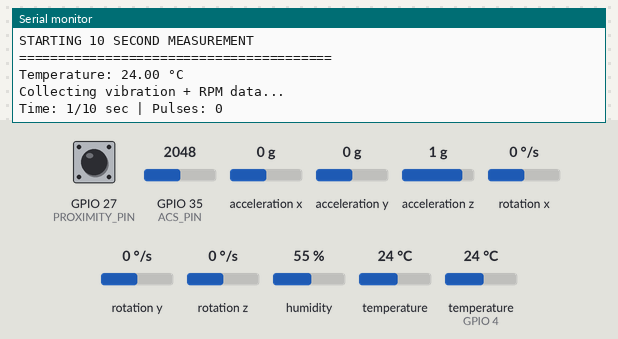
Bench run of a sketch on a simulated ESP32. Shown: the last lines printed to the serial monitor. The inputs (shaded band) are chosen by the test bench; at power-on: acceleration x 0 g, GPIO 27 (PROXIMITY_PIN) HIGH, GPIO 35 (ACS_PIN) = 2048, acceleration y 0 g, acceleration z 1 g, rotation x 0 °/s, rotation y 0 °/s, rotation z 0 °/s, humidity 55 %, temperature 24 °C, temperature (sensor on GPIO 4) 24 °C (analog values on the 0–4095 scale). WiFi joins after 1.5 s; servers stay silent unless stated.

Above: at 3.7 s.
3.8 s: acceleration x set to -1.4 g
At 13.8 s:
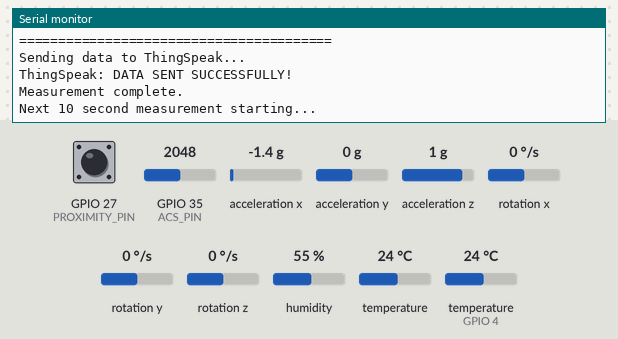
15.6 s: GPIO 27 (PROXIMITY_PIN) pulled LOW for 0.15 s
At 16.8 s:
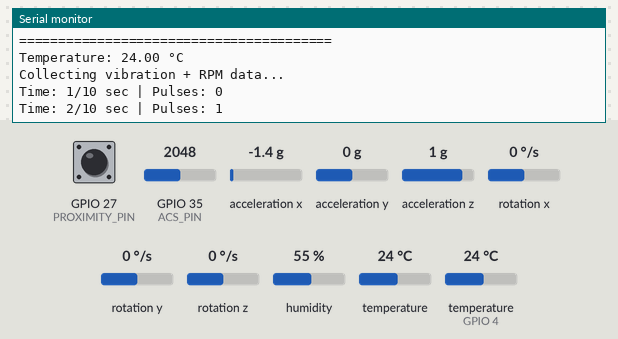
18.7 s: GPIO 27 (PROXIMITY_PIN) pulled LOW for 1 s
At 19.7 s:
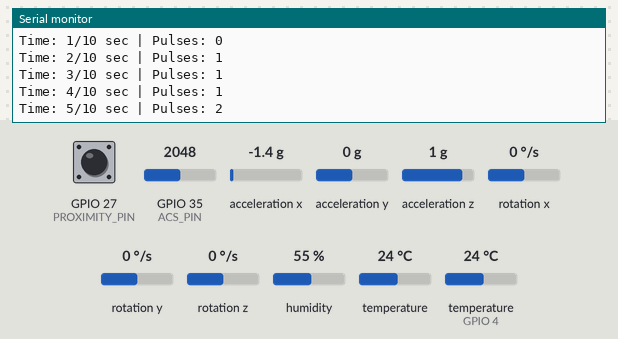
Timing chart, 0 to 21.7 s (numbered marks = the images above; inputs shaded):
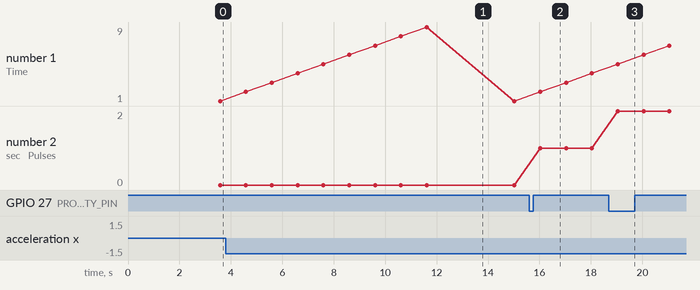

Measured:
- after the input at 3.8 s, the serial monitor: prints a new line after 8.9 s (image 1)
- after the input at 15.6 s, the serial monitor: prints a new line after 0.43 s (image 2)
- after the input at 18.7 s, the serial monitor: prints a new line after 0.35 s (image 3)

The sketch:

esp32_sensor_node.ino
```cpp
#include <WiFi.h>
#include <ThingSpeak.h>
#include <Wire.h>
#include <Adafruit_MPU6050.h>
#include <Adafruit_Sensor.h>
#include <DHT.h>
#include <math.h>

// =====================================================
// PIN DEFINITIONS
// =====================================================

#define DHT_PIN 4
#define DHT_TYPE DHT11

#define ACS_PIN 35

#define PROXIMITY_PIN 27

#define SDA_PIN 21
#define SCL_PIN 22

// =====================================================
// WIFI + THINGSPEAK
// =====================================================

const char* ssid = "SAGAR";
const char* password = "sagar123";

unsigned long myChannelNumber = 3461983;
const char* myWriteAPIKey = "STIB2OOZEYZWPNEJ";

WiFiClient client;

// =====================================================
// SENSOR OBJECTS
// =====================================================

DHT dht(DHT_PIN, DHT_TYPE);
Adafruit_MPU6050 mpu;

// =====================================================
// MEASUREMENT SETTINGS
// =====================================================

// 10 seconds
const unsigned long measurementInterval = 10000;

// =====================================================
// RPM SETTINGS
// =====================================================

// One proximity pulse = one revolution
const int targetsPerRevolution = 1;

volatile unsigned long pulseCount = 0;

// =====================================================
// SENSOR VARIABLES
// =====================================================

float temperature = 0.0;

float vibration = 0.0;
float vibration_mm_s = 0.0;

float current = 0.0;
float rpm = 0.0;

// =====================================================
// PROXIMITY INTERRUPT
// =====================================================

void IRAM_ATTR countPulse()
{
  pulseCount++;
}

// =====================================================
// ACS712-5A CURRENT RMS
// =====================================================

float readCurrent()
{
  // ACS712-5A sensitivity = 185 mV/A
  const float ACS_SENSITIVITY = 0.185;

  const int samples = 500;

  double sumVoltage = 0.0;
  double sumVoltageSquare = 0.0;

  for (int i = 0; i < samples; i++)
  {
    int adcValue = analogRead(ACS_PIN);

    float voltage =
      (adcValue * 3.3) / 4095.0;

    sumVoltage += voltage;
    sumVoltageSquare += voltage * voltage;

    delayMicroseconds(100);
  }

  float meanVoltage =
    sumVoltage / samples;

  float variance =
    (sumVoltageSquare / samples) -
    (meanVoltage * meanVoltage);

  if (variance < 0)
  {
    variance = 0;
  }

  float acVoltageRMS =
    sqrt(variance);

  float currentRMS =
    acVoltageRMS / ACS_SENSITIVITY;

  return currentRMS;
}

// =====================================================
// SETUP
// =====================================================

void setup()
{
  Serial.begin(115200);

  delay(1000);

  Serial.println();
  Serial.println();
  Serial.println("========================================");
  Serial.println(" ESP32 MOTOR PREDICTIVE MAINTENANCE");
  Serial.println("========================================");
  Serial.println("ESP32 Started!");
  Serial.println("Serial communication OK");
  Serial.println();

  // ===================================================
  // DHT11
  // ===================================================

  Serial.println("Initializing DHT11...");

  dht.begin();

  Serial.println("DHT11 initialized.");

  // ===================================================
  // MPU6050
  // ===================================================

  Serial.println("Initializing MPU6050...");

  Wire.begin(SDA_PIN, SCL_PIN);

  if (!mpu.begin())
  {
    Serial.println("ERROR: MPU6050 NOT DETECTED!");

    while (1)
    {
      Serial.println("Waiting for MPU6050...");
      delay(2000);
    }
  }

  Serial.println("MPU6050 detected!");

  mpu.setAccelerometerRange(
    MPU6050_RANGE_8_G
  );

  mpu.setFilterBandwidth(
    MPU6050_BAND_94_HZ
  );

  // ===================================================
  // PROXIMITY SENSOR
  // ===================================================

  Serial.println("Initializing proximity sensor...");

  pinMode(
    PROXIMITY_PIN,
    INPUT_PULLUP
  );

  attachInterrupt(
    digitalPinToInterrupt(PROXIMITY_PIN),
    countPulse,
    FALLING
  );

  Serial.println("Proximity sensor initialized.");

  // ===================================================
  // ADC
  // ===================================================

  analogReadResolution(12);

  Serial.println("ADC initialized.");

  // ===================================================
  // WIFI
  // ===================================================

  WiFi.mode(WIFI_STA);

  WiFi.begin(
    ssid,
    password
  );

  Serial.print("Connecting to WiFi");

  unsigned long wifiStart =
    millis();

  while (
    WiFi.status() != WL_CONNECTED &&
    millis() - wifiStart < 20000
  )
  {
    delay(500);
    Serial.print(".");
  }

  Serial.println();

  if (WiFi.status() == WL_CONNECTED)
  {
    Serial.println("WiFi Connected!");

    Serial.print("IP Address: ");
    Serial.println(WiFi.localIP());
  }
  else
  {
    Serial.println("WiFi connection FAILED!");
    Serial.println("Continuing without WiFi...");
  }

  // ===================================================
  // THINGSPEAK
  // ===================================================

  ThingSpeak.begin(client);

  Serial.println();
  Serial.println("========================================");
  Serial.println("SYSTEM READY");
  Serial.println("========================================");
  Serial.println("Measurement Interval : 10 Seconds");
  Serial.println("Cloud Update          : 10 Seconds");
  Serial.println("RPM Measurement       : 10 Seconds");
  Serial.println("RPM Formula           : Pulses x 6");
  Serial.println("ACS712                : 5A Version");
  Serial.println("Current Sensitivity   : 185 mV/A");
  Serial.println("Vibration Cloud       : mm/s RMS");
  Serial.println("Vibration Frequency   : 55 Hz");
  Serial.println();
  Serial.println("ThingSpeak Fields:");
  Serial.println("Field 1 = Temperature");
  Serial.println("Field 2 = Vibration");
  Serial.println("Field 3 = Current");
  Serial.println("Field 4 = RPM");
  Serial.println("========================================");
}

// =====================================================
// LOOP
// =====================================================

void loop()
{
  Serial.println();
  Serial.println();
  Serial.println("========================================");
  Serial.println("STARTING 10 SECOND MEASUREMENT");
  Serial.println("========================================");

  // ===================================================
  // RESET RPM COUNTER
  // ===================================================

  noInterrupts();

  pulseCount = 0;

  interrupts();

  // ===================================================
  // START 10 SECOND TIMER
  // ===================================================

  unsigned long measurementStart =
    millis();

  unsigned long lastStatusPrint =
    measurementStart;

  // ===================================================
  // TEMPERATURE
  // ===================================================

  float tempReading =
    dht.readTemperature();

  if (!isnan(tempReading))
  {
    temperature = tempReading;
  }

  Serial.print("Temperature: ");
  Serial.print(temperature, 2);
  Serial.println(" °C");

  // ===================================================
  // VIBRATION RMS VARIABLES
  // =====================================================

  double sumX = 0.0;
  double sumY = 0.0;
  double sumZ = 0.0;

  double sumXSquare = 0.0;
  double sumYSquare = 0.0;
  double sumZSquare = 0.0;

  unsigned long vibrationSamples = 0;

  // ===================================================
  // 10 SECOND SENSOR MEASUREMENT
  // ===================================================

  Serial.println();
  Serial.println("Collecting vibration + RPM data...");

  while (
    millis() - measurementStart <
    measurementInterval
  )
  {
    // =================================================
    // READ MPU6050
    // =================================================

    sensors_event_t a;
    sensors_event_t g;
    sensors_event_t temp;

    mpu.getEvent(
      &a,
      &g,
      &temp
    );

    // =================================================
    // X AXIS
    // =================================================

    sumX += a.acceleration.x;

    sumXSquare +=
      (double)a.acceleration.x *
      (double)a.acceleration.x;

    // =================================================
    // Y AXIS
    // =================================================

    sumY += a.acceleration.y;

    sumYSquare +=
      (double)a.acceleration.y *
      (double)a.acceleration.y;

    // =================================================
    // Z AXIS
    // =================================================

    sumZ += a.acceleration.z;

    sumZSquare +=
      (double)a.acceleration.z *
      (double)a.acceleration.z;

    vibrationSamples++;

    // =================================================
    // STATUS EVERY 1 SECOND
    // =================================================

    if (
      millis() - lastStatusPrint >= 1000
    )
    {
      unsigned long elapsed =
        millis() - measurementStart;

      noInterrupts();

      unsigned long livePulses =
        pulseCount;

      interrupts();

      Serial.print("Time: ");
      Serial.print(elapsed / 1000);
      Serial.print("/10 sec | Pulses: ");
      Serial.println(livePulses);

      lastStatusPrint =
        millis();
    }

    // Small delay between MPU6050 readings
    delay(5);
  }

  // ===================================================
  // END 10 SECOND MEASUREMENT
  // ===================================================

  unsigned long measurementEnd =
    millis();

  unsigned long elapsedTime =
    measurementEnd -
    measurementStart;

  // ===================================================
  // GET FINAL PULSE COUNT
  // ===================================================

  noInterrupts();

  unsigned long pulses =
    pulseCount;

  pulseCount = 0;

  interrupts();

  // ===================================================
  // CALCULATE VIBRATION RMS
  // ===================================================

  if (vibrationSamples > 0)
  {
    // -------------------------------------------------
    // Mean acceleration
    // -------------------------------------------------

    double meanX =
      sumX / vibrationSamples;

    double meanY =
      sumY / vibrationSamples;

    double meanZ =
      sumZ / vibrationSamples;

    // -------------------------------------------------
    // Mean square acceleration
    // -------------------------------------------------

    double meanXSquare =
      sumXSquare / vibrationSamples;

    double meanYSquare =
      sumYSquare / vibrationSamples;

    double meanZSquare =
      sumZSquare / vibrationSamples;

    // -------------------------------------------------
    // AC RMS squared
    // -------------------------------------------------

    double rmsXSquare =
      meanXSquare -
      (meanX * meanX);

    double rmsYSquare =
      meanYSquare -
      (meanY * meanY);

    double rmsZSquare =
      meanZSquare -
      (meanZ * meanZ);

    // -------------------------------------------------
    // Prevent negative floating-point values
    // -------------------------------------------------

    if (rmsXSquare < 0)
      rmsXSquare = 0;

    if (rmsYSquare < 0)
      rmsYSquare = 0;

    if (rmsZSquare < 0)
      rmsZSquare = 0;

    // -------------------------------------------------
    // Combined 3-axis vibration RMS
    // -------------------------------------------------

    vibration =
      sqrt(
        rmsXSquare +
        rmsYSquare +
        rmsZSquare
      );
  }
  else
  {
    vibration = 0.0;
  }

  // ===================================================
  // CONVERT ACCELERATION RMS TO VELOCITY RMS
  // ===================================================

  /*
     Assumed vibration frequency = 55 Hz

     mm/s RMS =
     (m/s² RMS × 1000)
     -----------------
     (2 × PI × 55)
  */

  vibration_mm_s =
    (vibration * 1000.0) /
    (2.0 * PI * 55.0);

  // ===================================================
  // RPM CALCULATION
  // ===================================================

  /*
     Measurement period = 10 seconds

     One pulse = one revolution

     RPM = revolutions / seconds × 60

     RPM = pulses / 10 × 60

     RPM = pulses × 6

     Example:

     4 pulses in 10 seconds
     = 4 × 6
     = 24 RPM

     233 pulses in 10 seconds
     = 233 × 6
     = 1398 RPM
  */

  if (targetsPerRevolution > 0)
  {
    rpm =
      ((float)pulses /
       targetsPerRevolution) *
      6.0;
  }
  else
  {
    rpm = 0.0;
  }

  // ===================================================
  // READ CURRENT
  // ===================================================

  Serial.println();
  Serial.println("Reading ACS712 current...");

  current =
    readCurrent();

  // ===================================================
  // FINAL SERIAL OUTPUT
  // ===================================================

  Serial.println();
  Serial.println("========================================");
  Serial.println("          FINAL MOTOR DATA");
  Serial.println("========================================");

  Serial.print("Measurement Time  : ");
  Serial.print(elapsedTime);
  Serial.println(" ms");

  Serial.print("Total Pulses      : ");
  Serial.println(pulses);

  Serial.print("Vibration Samples : ");
  Serial.println(vibrationSamples);

  Serial.print("Temperature       : ");
  Serial.print(temperature, 2);
  Serial.println(" °C");

  Serial.print("Vibration         : ");
  Serial.print(vibration, 2);
  Serial.println(" m/s² RMS");

  Serial.print("Vibration         : ");
  Serial.print(vibration_mm_s, 2);
  Serial.println(" mm/s RMS");

  Serial.print("Current           : ");
  Serial.print(current, 2);
  Serial.println(" A");

  Serial.print("RPM               : ");
  Serial.print(rpm, 2);
  Serial.println(" RPM");

  Serial.println("========================================");

  // ===================================================
  // SEND DATA TO THINGSPEAK
  // ===================================================

  if (WiFi.status() == WL_CONNECTED)
  {
    Serial.println();
    Serial.println("Sending data to ThingSpeak...");

    // -------------------------------------------------
    // Field 1 = Temperature
    // -------------------------------------------------

    ThingSpeak.setField(
      1,
      temperature
    );

    // -------------------------------------------------
    // Field 2 = Vibration mm/s RMS
    // -------------------------------------------------

    ThingSpeak.setField(
      2,
      vibration_mm_s
    );

    // -------------------------------------------------
    // Field 3 = Current
    // -------------------------------------------------

    ThingSpeak.setField(
      3,
      current
    );

    // -------------------------------------------------
    // Field 4 = RPM
    // -------------------------------------------------

    ThingSpeak.setField(
      4,
      rpm
    );

    // -------------------------------------------------
    // WRITE ALL FIELDS
    // -------------------------------------------------

    int responseCode =
      ThingSpeak.writeFields(
        myChannelNumber,
        myWriteAPIKey
      );

    if (responseCode == 200)
    {
      Serial.println(
        "ThingSpeak: DATA SENT SUCCESSFULLY!"
      );
    }
    else
    {
      Serial.print(
        "ThingSpeak Error Code: "
      );

      Serial.println(responseCode);
    }
  }
  else
  {
    Serial.println(
      "WiFi disconnected!"
    );

    WiFi.reconnect();
  }

  // ===================================================
  // NEXT MEASUREMENT
  // ===================================================

  Serial.println();
  Serial.println("Measurement complete.");
  Serial.println("Next 10 second measurement starting...");

  delay(1000);
}
```
